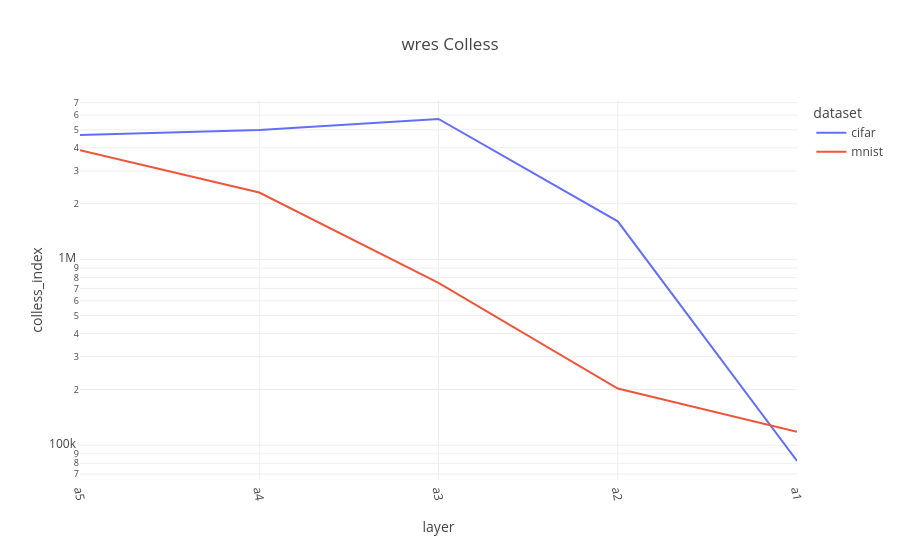

The cell this chart's notebook holds for it:
### Code cell
wres = layer_data[(layer_data['model']=='wres') & (layer_data['split']=='trainUval')].copy()

wres["layer_idx"] = wres["layer"].apply(lambda x: layer_order['wres'].index(x))
wres.sort_values("layer_idx", inplace=True)

fig = px.line(wres, x="layer", y="colless_index", color="dataset", color_discrete_sequence=px.colors.qualitative.Plotly, title="wres Colless")
fig.update_xaxes(tickangle=80)
fig.update_yaxes(type="log")

### Figure 1 — Plotly figure (JSON) as saved in the notebook; plotly's stock layout.template omitted (floating-point values rounded to 4 significant figures)
{"data": [{"hovertemplate": "dataset=cifar<br>layer=%{x}<br>colless_index=%{y}<extra></extra>", "legendgroup": "cifar", "line": {"color": "#636EFA", "dash": "solid"}, "marker": {"symbol": "circle"}, "mode": "lines", "name": "cifar", "orientation": "v", "showlegend": true, "type": "scatter", "x": ["a5", "a4", "a3", "a2", "a1"], "xaxis": "x", "y": [4684000.0, 4996000.0, 5718000.0, 1607000.0, 82340.0], "yaxis": "y"}, {"hovertemplate": "dataset=mnist<br>layer=%{x}<br>colless_index=%{y}<extra></extra>", "legendgroup": "mnist", "line": {"color": "#EF553B", "dash": "solid"}, "marker": {"symbol": "circle"}, "mode": "lines", "name": "mnist", "orientation": "v", "showlegend": true, "type": "scatter", "x": ["a5", "a4", "a3", "a2", "a1"], "xaxis": "x", "y": [3878000.0, 2297000.0, 749000.0, 202200.0, 118200.0], "yaxis": "y"}], "layout": {"legend": {"title": {"text": "dataset"}, "tracegroupgap": 0}, "title": {"text": "wres Colless"}, "xaxis": {"anchor": "y", "domain": [0, 1], "tickangle": 80, "title": {"text": "layer"}}, "yaxis": {"anchor": "x", "domain": [0, 1], "title": {"text": "colless_index"}, "type": "log"}}}
